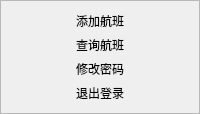
         <widget class="QFrame" name="frame_7">
          <property name="sizePolicy">
           <sizepolicy hsizetype="Expanding" vsizetype="Preferred">
            <horstretch>1</horstretch>
            <verstretch>0</verstretch>
           </sizepolicy>
          </property>
          <property name="styleSheet">
           <string notr="true">#frame_7{
background-color: rgb(255, 236, 224);

}
QPushButton{
border:none;
color:rgb(0, 0, 0);
font: 11pt &quot;宋体&quot;;
}

QPushButton:hover { 
background-color:rgb(233, 182, 163); 
}</string>
          </property>
          <property name="frameShape">
           <enum>QFrame::StyledPanel</enum>
          </property>
          <property name="frameShadow">
           <enum>QFrame::Raised</enum>
          </property>
          <layout class="QVBoxLayout" name="verticalLayout_2">
           <item>
            <widget class="QPushButton" name="pushButton">
             <property name="text">
              <string>添加航班</string>
             </property>
            </widget>
           </item>
           <item>
            <widget class="QPushButton" name="pushButton_search_2">
             <property name="text">
              <string>查询航班</string>
             </property>
            </widget>
           </item>
           <item>
            <widget class="QPushButton" name="pushButton_changepass">
             <property name="text">
              <string>修改密码</string>
             </property>
            </widget>
           </item>
           <item>
            <widget class="QPushButton" name="pushButton_Logout">
             <property name="text">
              <string>退出登录</string>
             </property>
             <property name="icon">
              <iconset resource="../res.qrc">
               <normaloff>:/imag/imag/exit.png</normaloff>:/imag/imag/exit.png</iconset>
             </property>
            </widget>
           </item>
          </layout>
         </widget>
